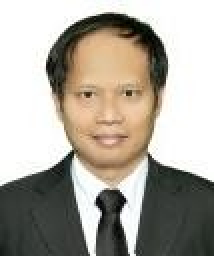
#> input picture Paper/Paper-English/images_for_paper/fotoBhaskara.jpg, 107 x 128 px (shown 2 times larger)
$ python compare_alignment.py --before ../../Paper/Paper-English/images_for_paper/fotoBhaskara.jpg --after ../../Paper/Paper-English/images_for_paper/arsitektur-dualModal.png
#> lines starting #> are read from the running program, lines starting #| are printed output that depends on the picture
#!/usr/bin/env python3
"""
Compare Baseline Alignment: Before vs After Enforcement

Visualize baseline straightness dan measure quantitative improvement.
"""

import cv2
import numpy as np
import matplotlib.pyplot as plt
from pathlib import Path
import argparse


# [9 lines left out: function draw_baselines_on_image, not called in this run]


def measure_baseline_variance(image):
    """
    Measure variance dalam baseline positions (proxy untuk zigzag).

    Strategy:
    - Detect horizontal lines using Hough transform
    - Measure variance in y-positions
    """
    # Convert to grayscale
    if len(image.shape) == 3:
        gray = cv2.cvtColor(image, cv2.COLOR_BGR2GRAY)
    else:
        gray = image

    # Edge detection
    edges = cv2.Canny(gray, 50, 150)

    # Hough line detection (horizontal bias)
    lines = cv2.HoughLinesP(edges, 1, np.pi/180, threshold=100,
                           minLineLength=200, maxLineGap=50)

    if lines is None:
        return None, None

    # Extract y-positions dari horizontal lines
    y_positions = []
    horizontal_lines = []

    for line in lines:
        x1, y1, x2, y2 = line[0]

        # Check if line is approximately horizontal
        angle = np.abs(np.arctan2(y2 - y1, x2 - x1))
        if angle < np.pi / 36:  # Less than 5 degrees
            y_avg = (y1 + y2) / 2
            y_positions.append(y_avg)
            horizontal_lines.append((x1, y1, x2, y2))

    if len(y_positions) < 2:
        return None, None

    # Calculate variance
    variance = np.var(np.diff(y_positions))  # Variance of spacing

    return variance, y_positions


# [45 lines left out: function create_comparison_plot, not called in this run]


def main():
    parser = argparse.ArgumentParser(description="Compare baseline alignment")
    parser.add_argument('--before', required=True, help='Image before alignment')
    parser.add_argument('--after', required=True, help='Image after alignment')
    parser.add_argument('--output', default='alignment_comparison.png',
                       help='Output comparison image')

    args = parser.parse_args()

    print("=" * 80)
    print("🔬 BASELINE ALIGNMENT COMPARISON")
    print("=" * 80)
    print(f"Before: {args.before}")
    print(f"After:  {args.after}")
    print("")

    # Load images
    img_before = cv2.imread(args.before)
#> img_before is the input picture: shape (128, 107, 3); mean B, G, R 155.8, 166.1, 172.1
    img_after = cv2.imread(args.after)
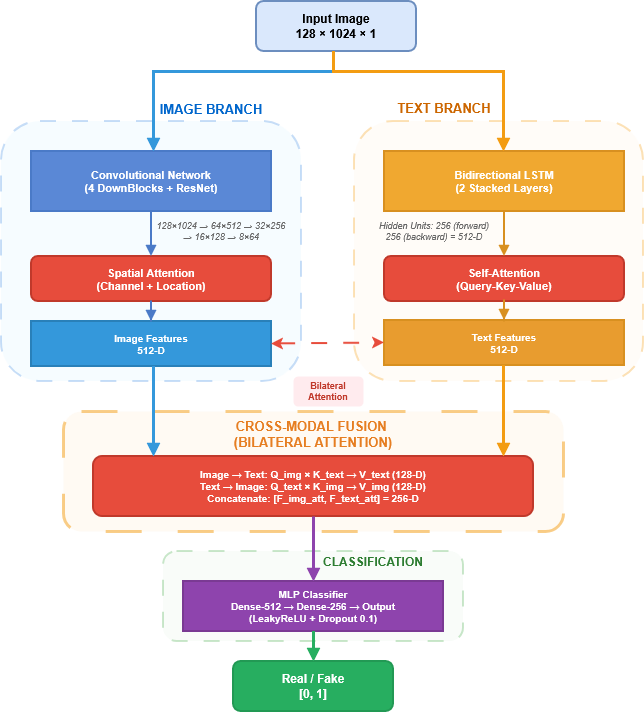
#> input picture Paper/Paper-English/images_for_paper/arsitektur-dualModal.png, 644 x 712 px
#> img_after is the input picture: shape (712, 644, 3); mean B, G, R 210.8, 214.3, 230.2

    if img_before is None or img_after is None:
        print("❌ Error loading images!")
        return

    # Measure baseline variance
    print("📏 Measuring baseline variance...")
    variance_before, y_pos_before = measure_baseline_variance(img_before)
#> in measure_baseline_variance, `gray = cv2.cvtColor(image, cv2.COLOR_BGR2GRAY)`:
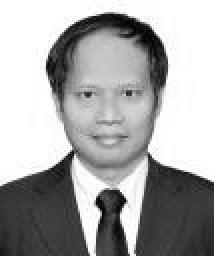
#> gray: shape (128, 107) (shown 2 times larger); min 0, max 255, mean 166.7
#> in measure_baseline_variance, `edges = cv2.Canny(gray, 50, 150)`:
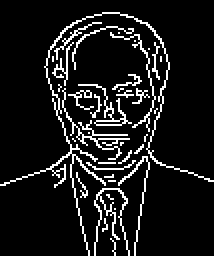
#> edges: shape (128, 107) (shown 2 times larger); 9.9% white in thin lines or dots
#> in measure_baseline_variance, `lines = cv2.HoughLinesP(edges, 1, np.pi/180, threshold=100, minLineLen..`: lines = None
    variance_after, y_pos_after = measure_baseline_variance(img_after)
#> in measure_baseline_variance (call 2), `gray = cv2.cvtColor(image, cv2.COLOR_BGR2GRAY)`:
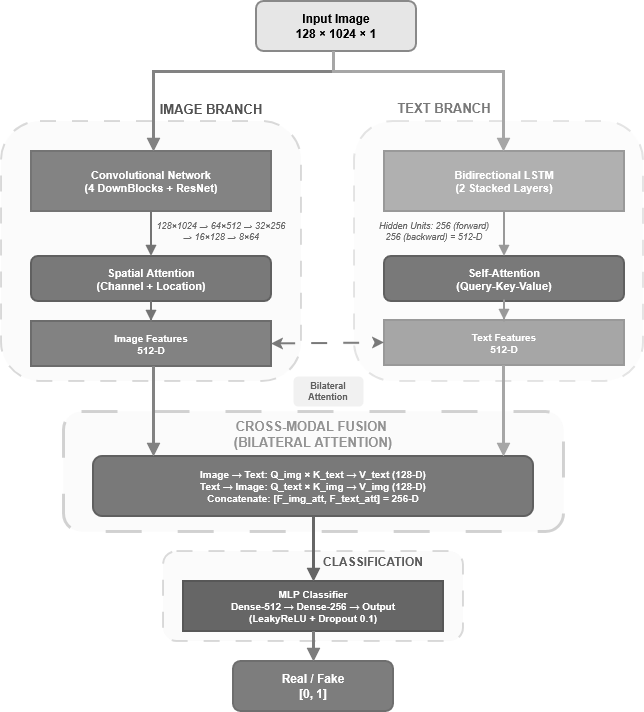
#> gray: shape (712, 644); min 0, max 255, mean 218.8
#> in measure_baseline_variance (call 2), `edges = cv2.Canny(gray, 50, 150)`:
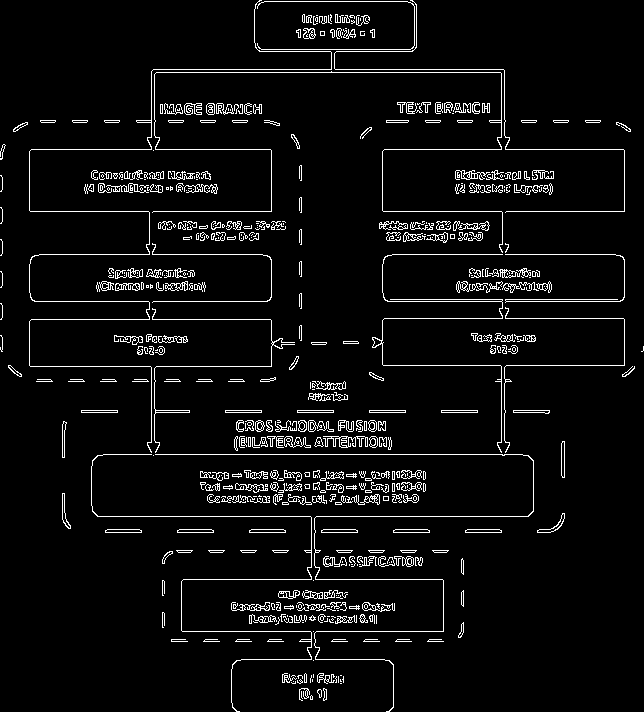
#> edges: shape (712, 644); 5.2% white in thin lines or dots
#> in measure_baseline_variance (call 2), `lines = cv2.HoughLinesP(edges, 1, np.pi/180, threshold=100, minLineLen..`: lines = 35 rows, first 6: [384, 149, 623, 149], [62, 516, 564, 516], [1, 254, 262, 254], [2, 211, 301, 211], [387, 301, 620, 301], [151, 72, 504, 72]
#> the loop in measure_baseline_variance (call 2), `for line in lines:` made 35 passes
#> (x1, y1, x2, y2, angle, y_avg) on passes 1 to 12: (384, 149, 623, 149, 0, 149), (62, 516, 564, 516, 0, 516), (1, 254, 262, 254, 0, 254), (2, 211, 301, 211, 0, 211), (387, 301, 620, 301, 0, 301), (151, 72, 504, 72, 0, 72), (62, 454, 564, 454, 0, 454), (153, 69, 503, 69, 0, 69), (183, 579, 442, 579, 0, 579), (81, 412, 549, 412, 0, 412), (182, 631, 463, 631, 0, 631), (384, 299, 623, 299, 0, 299)
#> (x1, y1, x2, y2, angle) on passes 22, 23, 24, 25, 33: (501, 452, 501, 73, 1.57), (271, 489, 271, 121, 1.57), (624, 376, 624, 125, 1.57), (382, 489, 382, 151, 1.57), (309, 694, 321, 342, 1.54)
#> after the loop in measure_baseline_variance (call 2), `for line in lines:`: horizontal_lines = 30 items, first 6: (384, 149, 623, 149), (62, 516, 564, 516), (1, 254, 262, 254), (2, 211, 301, 211), (387, 301, 620, 301), (151, 72, 504, 72); y_positions = 30 values, max 641 at index 23, min 69 at index 7, mean 388
#> in measure_baseline_variance (call 2), `variance = np.var(np.diff(y_positions))`: variance = 48468.6
#> variance_after = 48468.6; y_pos_after has the same summary as y_positions in measure_baseline_variance

    if variance_before is None or variance_after is None:
        print("⚠️  Could not detect baselines automatically")
        print("    Manual visual inspection required")
        return

    print(f"  Before: {variance_before:.2f}px² ({len(y_pos_before)} lines detected)")
    print(f"  After:  {variance_after:.2f}px² ({len(y_pos_after)} lines detected)")
    print("")

    # Create comparison
    print("🎨 Creating comparison visualization...")
    create_comparison_plot(img_before, img_after,
                          variance_before, variance_after,
                          args.output)

    print("")
    print("=" * 80)
    print("✅ Comparison complete!")
    print("=" * 80)


if __name__ == "__main__":
    main()
